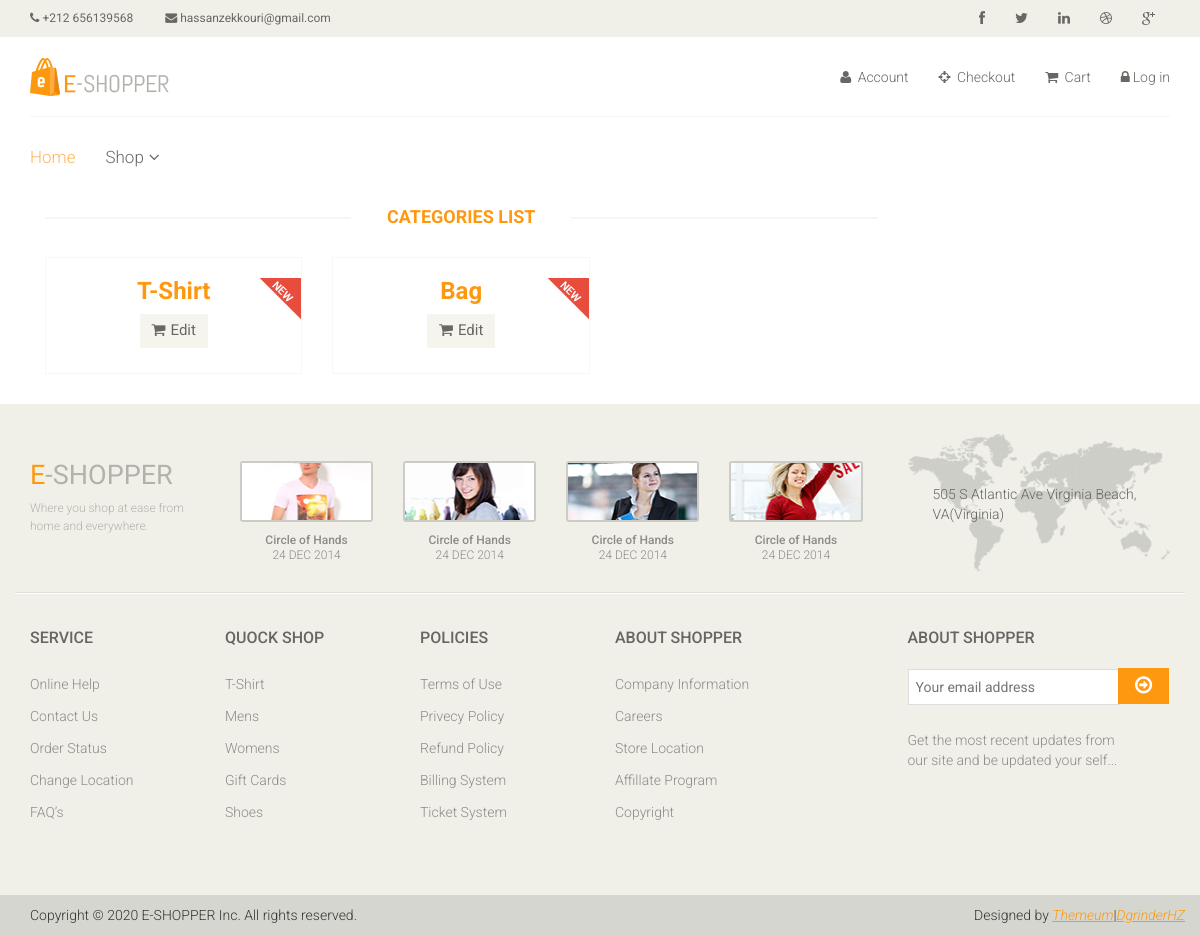
The page /categories/ on the database as committed earlier.
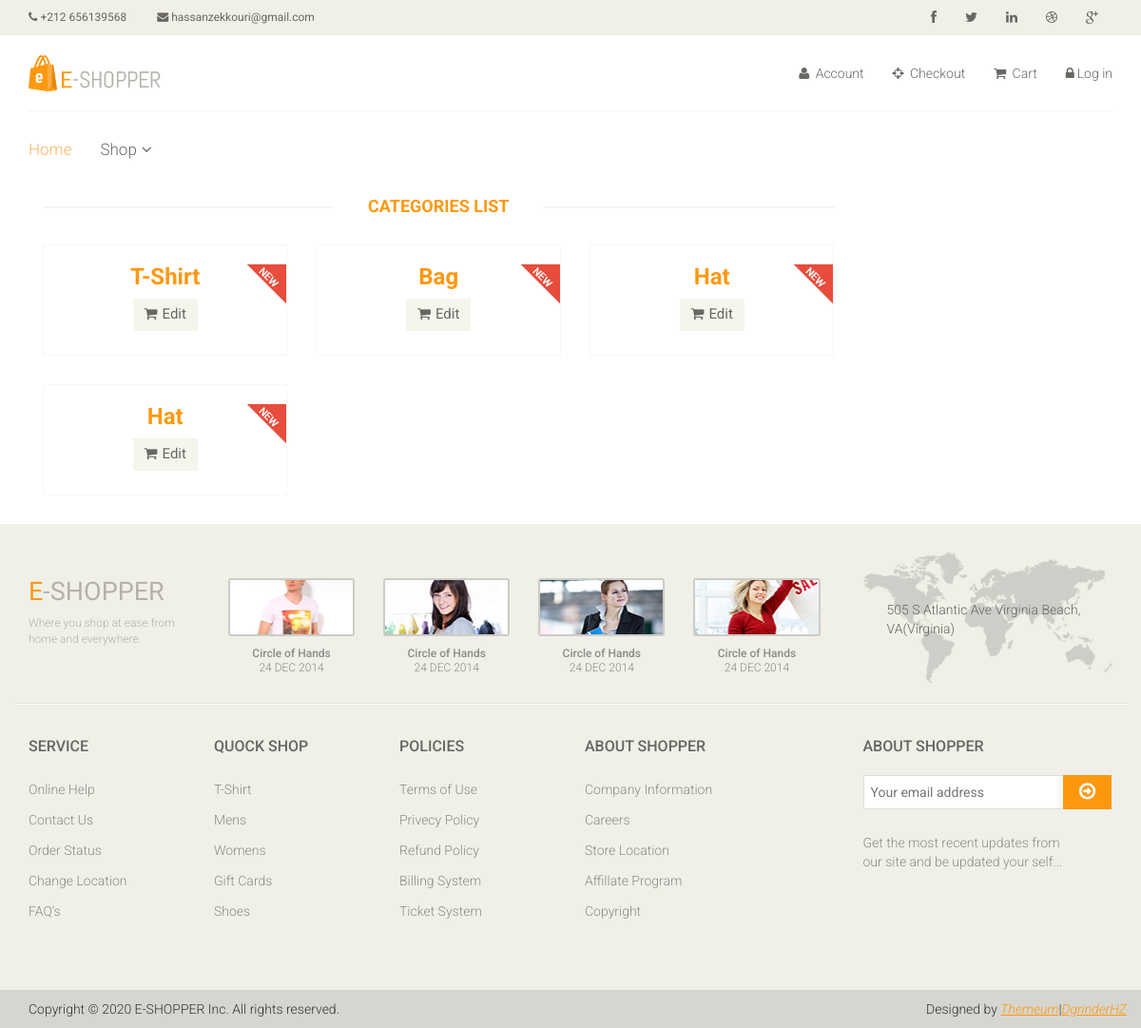
The same page on the database as committed later.
### categories/models.py (models this page shows, shortened)
class Category(models.Model):
    title = models.CharField(max_length=100)
    products_count = models.PositiveIntegerField(default=0)

### categories/views.py (the view)
# urls.py: path('categories/', category_list, name='category_list'),
def category_list(request):
    categories = Category.objects.all()
    ctx = {'categories': categories}
    return render(request, 'categories/category_list.html', ctx)

### templates/categories/category_list.html
{% extends 'base.html' %}
{% load static %}
{% block content %}
<section>
    <div class="container">
        <div class="row">
            <div class="col-sm-9 padding-right">
                <div class="features_items">
                    <h2 class="title text-center">Categories List</h2>
                    {% for category in categories %}
                    <div class="col-sm-4 ">
                        <div class="product-image-wrapper">
                            <div class="single-products">
                                <div >
                                    <div class="single-products">
                                        <div class="productinfo text-center">
                                            <h2>{{ category.title | capfirst }}</h2>
                                            <a href="{% url 'category_edit' pk=category.id %}" class="btn btn-default add-to-cart"><i
                                                    class="fa fa-shopping-cart"></i>Edit</a>
                                        </div>
                                    </div>
                                </div>
                                <img src="{% static 'images/home/new.png' %}" class="new" alt="" />
                            </div>
                        </div>
                    </div>
                    {% empty %}
                    <p>No products yet.</p>
                    {% endfor %}
                </div>
            </div>
        </div>
    </div>
</section>
{% endblock %}

Rows that differ between the two databases and show on the page:
added Category: title "Hat"
added Category: title "Hat"
